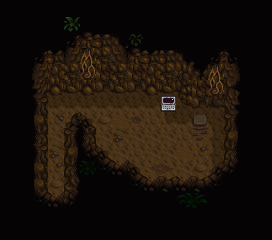

This is a level from a 2D game, rendered from its Tiled map with the project's own tilesets. A one-line summary and the map file follow, with tile-layer data summarised:
An orthogonal 17x15 tile map with 16x16 px tiles, 4 tile layers (Back, Buildings, Front, AlwaysFront), 2 tilesets and 3 objects (3x TileData).

<map version="1.2" tiledversion="2020.01.22" orientation="orthogonal" renderorder="right-down" compressionlevel="-1" width="17" height="15" tilewidth="16" tileheight="16" infinite="0" nextlayerid="9" nextobjectid="4">
 <properties>
  <property name="AmbientLight" value="70 70 70" />
  <property name="Light" value="3 3 1" />
  <property name="Warp" value="3 13 Farm -1 -1" />
 </properties>
 <tileset firstgid="1" name="mine" tilewidth="16" tileheight="16" tilecount="288" columns="16">
  <image source="mine.png" width="256" height="288" />
 </tileset>
 <tileset firstgid="289" name="z_secretbase_indoors" tilewidth="16" tileheight="16" tilecount="64" columns="8">
  <image source="z_secretbase_indoors.png" width="128" height="128" />
  <tile id="0">
   <animation>
    <frame tileid="0" duration="1250" />
    <frame tileid="1" duration="1250" />
   </animation>
  </tile>
  <tile id="2">
   <animation>
    <frame tileid="2" duration="1250" />
    <frame tileid="3" duration="1250" />
   </animation>
  </tile>
  <tile id="32">
   <properties>
    <property name="Passable" type="bool" value="true" />
   </properties>
  </tile>
  <tile id="33">
   <properties>
    <property name="Passable" type="bool" value="true" />
   </properties>
  </tile>
  <tile id="34">
   <properties>
    <property name="Passable" type="bool" value="true" />
   </properties>
  </tile>
  <tile id="35">
   <properties>
    <property name="Passable" type="bool" value="true" />
   </properties>
  </tile>
  <tile id="36">
   <properties>
    <property name="Passable" type="bool" value="true" />
   </properties>
  </tile>
  <tile id="40">
   <properties>
    <property name="Passable" type="bool" value="true" />
   </properties>
  </tile>
  <tile id="41">
   <properties>
    <property name="Passable" type="bool" value="true" />
   </properties>
  </tile>
  <tile id="42">
   <properties>
    <property name="Passable" type="bool" value="true" />
   </properties>
  </tile>
  <tile id="43">
   <properties>
    <property name="Passable" type="bool" value="true" />
   </properties>
  </tile>
  <tile id="44">
   <properties>
    <property name="Passable" type="bool" value="true" />
   </properties>
  </tile>
  <tile id="51">
   <properties>
    <property name="Passable" type="bool" value="true" />
   </properties>
  </tile>
  <tile id="52">
   <properties>
    <property name="Passable" type="bool" value="true" />
   </properties>
  </tile>
 </tileset>
 <layer id="1" name="Back" width="17" height="15">
  <data>[255 cells, 65 non-empty, 16 distinct tile ids]</data>
 </layer>
 <objectgroup id="2" name="Back">
  <object id="1" name="TileData" x="48" y="192" width="16" height="16">
   <properties>
    <property name="NoFurniture" type="bool" value="true" />
   </properties>
  </object>
  <object id="2" name="TileData" x="48" y="208" width="16" height="16">
   <properties>
    <property name="NoFurniture" type="bool" value="true" />
   </properties>
  </object>
 </objectgroup>
 <layer id="3" name="Buildings" width="17" height="15">
  <data>[255 cells, 75 non-empty, 21 distinct tile ids]</data>
 </layer>
 <objectgroup id="4" name="Buildings">
  <object id="3" name="TileData" x="160" y="96" width="16" height="16">
   <properties>
    <property name="Action" value="SecretBaseLaptop" />
   </properties>
  </object>
 </objectgroup>
 <layer id="5" name="Front" width="17" height="15">
  <data>[255 cells, 0 non-empty, 0 distinct tile ids]</data>
 </layer>
 <objectgroup id="6" name="Front" />
 <layer id="7" name="AlwaysFront" width="17" height="15">
  <data>[255 cells, 184 non-empty, 33 distinct tile ids]</data>
 </layer>
 <objectgroup id="8" name="AlwaysFront" />
</map>
